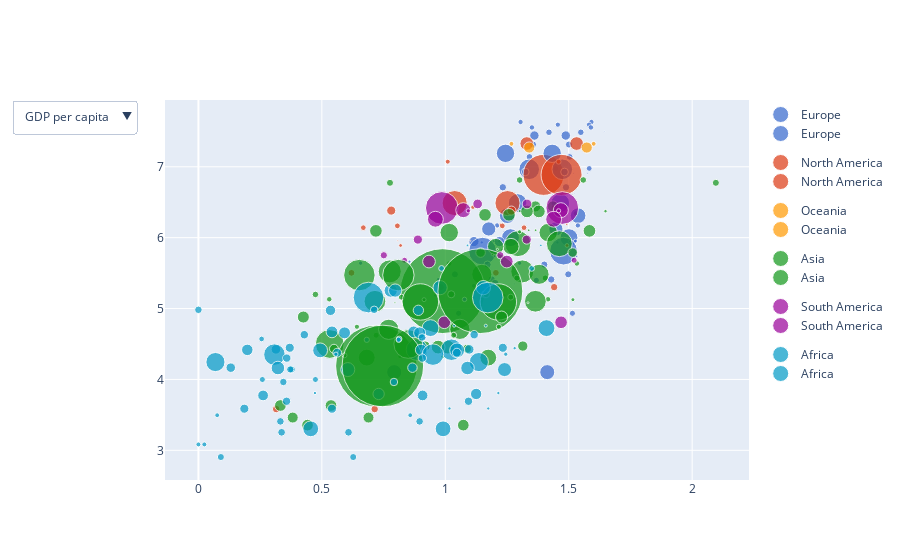

Notebook code cell kept with this figure:
### Markdown cell above
https://stackoverflow.com/questions/69242033/build-a-plotly-scatterplot-with-two-drop-down-buttons-one-for-x-and-one-for-y-ax

### Code cell
import pandas as pd
import plotly.express as px
import plotly.graph_objects as go

df = pd.read_csv("https://media.githubusercontent.com/media/ajgallard/happiness_report/main/data/2018_eng.csv")

cols = df.columns[3:5].values.tolist() # "GDP per Capita" & "Social Support"

fig = go.Figure()
for col in cols:
    figpx = px.scatter(df,
                       x=col,
                       y="Score",
                       size="Population",
                       color="Continent",
                       hover_name="Country/Region",
                       size_max=60,
                       color_discrete_sequence=px.colors.qualitative.G10).update_traces(visible=False)
    
    fig.add_traces(figpx.data)

fig.update_layout(
    updatemenus=[
        {
            "buttons": 
            [
                {
                    "label": f"{k}",
                    "method": "update",
                    "args": 
                    [
                        {"visible": [k for k in cols]},
                    ],
                }
                for k in cols
            ]
        }
    ]
).update_traces(visible=True, selector=0)

fig.show()

### Figure 1 — Plotly figure (JSON) as saved in the notebook; plotly's stock layout.template omitted (floating-point values rounded to 4 significant figures)
{"data": [{"hovertemplate": "<b>%{hovertext}</b><br><br>Continent=Europe<br>GDP per capita=%{x}<br>Score=%{y}<br>Population=%{marker.size}<extra></extra>", "hovertext": ["Finland", "Norway", "Denmark", "Iceland", "Switzerland", "Netherlands", "Sweden", "United Kingdom", "Austria", "Ireland", "Germany", "Belgium", "Luxembourg", "Czech Republic", "Malta", "France", "Spain", "Slovakia", "Poland", "Italy", "Lithuania", "Slovenia", "Romania", "Latvia", "Russia", "Estonia", "Kosovo", "Moldova", "Hungary", "Belarus", "Portugal", "Serbia", "Greece", "Montenegro", "Croatia", "Macedonia", "Bosnia and Herzegovina", "Bulgaria", "Albania", "Ukraine"], "legendgroup": "Europe", "marker": {"color": "#3366CC", "size": [5470437, 5156450, 5655750, 328170, 8183800, 16881000, 9737521, 64105654, 8527230, 6378000, 80783000, 11225469, 549700, 10521600, 416055, 66078000, 46507760, 5415949, 38496000, 60769102, 2927310, 2064966, 19942642, 1991800, 146233000, 1315819, 1795666, 3557600, 9879000, 9475100, 10477800, 7186862, 10992589, 627809, 4267558, 2085051, 3791622, 7245677, 2895947, 42973696], "sizemode": "area", "sizeref": 379800.0, "symbol": "circle"}, "mode": "markers", "name": "Europe", "orientation": "v", "showlegend": true, "type": "scatter", "visible": true, "x": [1.305, 1.456, 1.351, 1.343, 1.42, 1.361, 1.355, 1.244, 1.341, 1.448, 1.34, 1.324, 1.576, 1.233, 1.27, 1.293, 1.251, 1.21, 1.176, 1.264, 1.197, 1.219, 1.116, 1.148, 1.151, 1.2, 0.855, 0.657, 1.171, 1.039, 1.188, 0.975, 1.154, 1.017, 1.115, 0.959, 0.915, 1.054, 0.916, 0.793], "xaxis": "x", "y": [7.632, 7.594, 7.555, 7.495, 7.487, 7.441, 7.314, 7.19, 7.139, 6.977, 6.965, 6.927, 6.91, 6.711, 6.627, 6.489, 6.31, 6.173, 6.123, 6, 5.952, 5.948, 5.945, 5.933, 5.81, 5.739, 5.662, 5.64, 5.62, 5.483, 5.41, 5.398, 5.358, 5.347, 5.321, 5.185, 5.129, 4.933, 4.586, 4.103], "yaxis": "y"}, {"hovertemplate": "<b>%{hovertext}</b><br><br>Continent=North America<br>GDP per capita=%{x}<br>Score=%{y}<br>Population=%{marker.size}<extra></extra>", "hovertext": ["Canada", "Costa Rica", "United States", "Mexico", "Panama", "Guatemala", "Trinidad and Tobago", "El Salvador", "Nicaragua", "Belize", "Jamaica", "Honduras", "Dominican Republic", "Haiti"], "legendgroup": "North America", "marker": {"color": "#DC3912", "size": [35540419, 4713168, 319259000, 119713203, 3713312, 15806675, 1328019, 6401240, 6134270, 349728, 2717991, 8725111, 10378267, 10745665], "sizemode": "area", "sizeref": 379800.0, "symbol": "circle"}, "mode": "markers", "name": "North America", "orientation": "v", "showlegend": true, "type": "scatter", "visible": true, "x": [1.33, 1.01, 1.398, 1.038, 1.112, 0.781, 1.223, 0.806, 0.668, 0.807, 0.819, 0.62, 0.982, 0.315], "xaxis": "x", "y": [7.328, 7.072, 6.886, 6.488, 6.43, 6.382, 6.192, 6.167, 6.141, 5.956, 5.89, 5.504, 5.302, 3.582], "yaxis": "y"}, {"hovertemplate": "<b>%{hovertext}</b><br><br>Continent=Oceania<br>GDP per capita=%{x}<br>Score=%{y}<br>Population=%{marker.size}<extra></extra>", "hovertext": ["New Zealand", "Australia"], "legendgroup": "Oceania", "marker": {"color": "#FF9900", "size": [4547900, 23696900], "sizemode": "area", "sizeref": 379800.0, "symbol": "circle"}, "mode": "markers", "name": "Oceania", "orientation": "v", "showlegend": true, "type": "scatter", "visible": true, "x": [1.268, 1.34], "xaxis": "x", "y": [7.324, 7.272], "yaxis": "y"}, {"hovertemplate": "<b>%{hovertext}</b><br><br>Continent=Asia<br>GDP per capita=%{x}<br>Score=%{y}<br>Population=%{marker.size}<extra></extra>", "hovertext": ["Israel", "United Arab Emirates", "Taiwan", "Qatar", "Saudi Arabia", "Singapore", "Malaysia", "Bahrain", "Uzbekistan", "Kuwait", "Thailand", "Japan", "South Korea", "Cyprus", "Kazakhstan", "Cyprus", "Turkmenistan", "Philippines", "Turkey", "Pakistan", "Hong Kong", "Lebanon", "China", "Azerbaijan", "Tajikistan", "Jordan", "Kyrgyz Republic", "Mongolia", "Vietnam", "Indonesia", "Bhutan", "Nepal", "Palestine", "Iran", "Laos", "Bangladesh", "Sri Lanka", "Iraq", "Cambodia", "Georgia", "Armenia", "Myanmar", "India", "Afghanistan", "Syria", "Yemen"], "legendgroup": "Asia", "marker": {"color": "#109618", "size": [8268400, 9446000, 23424615, 2269672, 30770375, 5469700, 30430500, 1316500, 30492800, 3268431, 64871000, 127080000, 50423955, 858000, 17377800, 858000, 5838064, 100697400, 76667864, 188410000, 7234800, 4104000, 1367110000, 9552500, 8161000, 6666960, 5776570, 2987733, 89708900, 252164800, 755030, 27646053, 5091819, 77966400, 6693300, 157486000, 20277597, 36004552, 15184116, 4490500, 3009800, 53708318, 1263930000, 26023100, 22964324, 25956000], "sizemode": "area", "sizeref": 379800.0, "symbol": "circle"}, "mode": "markers", "name": "Asia", "orientation": "v", "showlegend": true, "type": "scatter", "visible": true, "x": [1.301, 2.096, 1.365, 1.649, 1.379, 1.529, 1.161, 1.338, 0.719, 1.474, 1.016, 1.294, 1.266, 1.229, 1.143, 1.229, 1.016, 0.775, 1.148, 0.652, 1.405, 0.965, 0.989, 1.024, 0.474, 0.822, 0.53, 0.914, 0.715, 0.899, 0.796, 0.425, 0.642, 1.059, 0.72, 0.532, 0.918, 1.01, 0.549, 0.853, 0.816, 0.682, 0.721, 0.332, 0.689, 0.442], "xaxis": "x", "y": [6.814, 6.774, 6.441, 6.374, 6.371, 6.343, 6.322, 6.105, 6.096, 6.083, 6.072, 5.915, 5.875, 5.835, 5.79, 5.762, 5.636, 5.524, 5.483, 5.472, 5.43, 5.358, 5.246, 5.201, 5.199, 5.161, 5.131, 5.125, 5.103, 5.093, 5.082, 4.88, 4.743, 4.707, 4.623, 4.5, 4.471, 4.456, 4.433, 4.34, 4.321, 4.308, 4.19, 3.632, 3.462, 3.355], "yaxis": "y"}, {"hovertemplate": "<b>%{hovertext}</b><br><br>Continent=South America<br>GDP per capita=%{x}<br>Score=%{y}<br>Population=%{marker.size}<extra></extra>", "hovertext": ["Chile", "Brazil", "Argentina", "Uruguay", "Colombia", "Ecuador", "Bolivia", "Paraguay", "Peru", "Venezuela"], "legendgroup": "South America", "marker": {"color": "#990099", "size": [17819054, 203586000, 42669500, 3404189, 47907800, 15888900, 10027254, 6893727, 30814175, 30206307], "sizemode": "area", "sizeref": 379800.0, "symbol": "circle"}, "mode": "markers", "name": "South America", "orientation": "v", "showlegend": true, "type": "scatter", "visible": true, "x": [1.131, 0.986, 1.073, 1.093, 0.96, 0.889, 0.751, 0.835, 0.934, 0.996], "xaxis": "x", "y": [6.476, 6.419, 6.388, 6.379, 6.26, 5.973, 5.752, 5.681, 5.663, 4.806], "yaxis": "y"}, {"hovertemplate": "<b>%{hovertext}</b><br><br>Continent=Africa<br>GDP per capita=%{x}<br>Score=%{y}<br>Population=%{marker.size}<extra></extra>", "hovertext": ["Mauritius", "Libya", "Algeria", "Morocco", "Nigeria", "Somalia", "Cameroon", "Gabon", "South Africa", "Cote d'Ivoire", "Ghana", "Senegal", "Tunisia", "Sierra Leone", "Congo Republic", "Mali", "Namibia", "Burkina Faso", "Egypt", "Mozambique", "Kenya", "Zambia", "Mauritania", "Ethiopia", "Chad", "DR Congo", "Niger", "Uganda", "Benin", "Sudan", "Togo", "Guinea", "Lesotho", "Angola", "Madagascar", "Zimbabwe", "Botswana", "Malawi", "Liberia", "Rwanda", "Tanzania", "South Sudan", "Central African Republic", "Burundi"], "legendgroup": "Africa", "marker": {"color": "#0099C6", "size": [1261208, 6253000, 38700000, 33465000, 178517000, 10806000, 20386799, 1711000, 54002000, 26378275, 27043093, 13508715, 10982754, 6205000, 5244362, 15768000, 2113077, 17322796, 87668100, 25041922, 41800000, 15023315, 3545620, 87952991, 13211000, 69360000, 17138707, 34856813, 9988068, 37289406, 6993000, 10628972, 2098000, 24383301, 21842167, 13061239, 2024904, 15805239, 4397000, 10996891, 47421786, 11384393, 4709000, 9530434], "sizemode": "area", "sizeref": 379800.0, "symbol": "circle"}, "mode": "markers", "name": "Africa", "orientation": "v", "showlegend": true, "type": "scatter", "visible": true, "x": [1.09, 0.985, 0.979, 0.779, 0.689, 0, 0.535, 1.036, 0.94, 0.541, 0.592, 0.429, 0.9, 0.256, 0.682, 0.37, 0.874, 0.314, 0.885, 0.198, 0.493, 0.562, 0.557, 0.308, 0.358, 0.069, 0.131, 0.322, 0.378, 0.605, 0.259, 0.344, 0.472, 0.73, 0.262, 0.357, 1.017, 0.186, 0.076, 0.332, 0.455, 0.337, 0.024, 0.091], "xaxis": "x", "y": [5.891, 5.566, 5.295, 5.254, 5.155, 4.982, 4.975, 4.758, 4.724, 4.671, 4.657, 4.631, 4.592, 4.571, 4.559, 4.447, 4.441, 4.424, 4.419, 4.417, 4.41, 4.377, 4.356, 4.35, 4.301, 4.245, 4.166, 4.161, 4.141, 4.139, 3.999, 3.964, 3.808, 3.795, 3.774, 3.692, 3.59, 3.587, 3.495, 3.408, 3.303, 3.254, 3.083, 2.905], "yaxis": "y"}, {"hovertemplate": "<b>%{hovertext}</b><br><br>Continent=Europe<br>Social support=%{x}<br>Score=%{y}<br>Population=%{marker.size}<extra></extra>", "hovertext": ["Finland", "Norway", "Denmark", "Iceland", "Switzerland", "Netherlands", "Sweden", "United Kingdom", "Austria", "Ireland", "Germany", "Belgium", "Luxembourg", "Czech Republic", "Malta", "France", "Spain", "Slovakia", "Poland", "Italy", "Lithuania", "Slovenia", "Romania", "Latvia", "Russia", "Estonia", "Kosovo", "Moldova", "Hungary", "Belarus", "Portugal", "Serbia", "Greece", "Montenegro", "Croatia", "Macedonia", "Bosnia and Herzegovina", "Bulgaria", "Albania", "Ukraine"], "legendgroup": "Europe", "marker": {"color": "#3366CC", "size": [5470437, 5156450, 5655750, 328170, 8183800, 16881000, 9737521, 64105654, 8527230, 6378000, 80783000, 11225469, 549700, 10521600, 416055, 66078000, 46507760, 5415949, 38496000, 60769102, 2927310, 2064966, 19942642, 1991800, 146233000, 1315819, 1795666, 3557600, 9879000, 9475100, 10477800, 7186862, 10992589, 627809, 4267558, 2085051, 3791622, 7245677, 2895947, 42973696], "sizemode": "area", "sizeref": 379800.0, "symbol": "circle"}, "mode": "markers", "name": "Europe", "orientation": "v", "showlegend": true, "type": "scatter", "visible": true, "x": [1.592, 1.582, 1.59, 1.644, 1.549, 1.488, 1.501, 1.433, 1.504, 1.583, 1.474, 1.483, 1.52, 1.489, 1.525, 1.466, 1.538, 1.537, 1.448, 1.501, 1.527, 1.506, 1.219, 1.454, 1.479, 1.532, 1.23, 1.301, 1.401, 1.498, 1.429, 1.369, 1.202, 1.279, 1.161, 1.239, 1.078, 1.515, 0.817, 1.413], "xaxis": "x", "y": [7.632, 7.594, 7.555, 7.495, 7.487, 7.441, 7.314, 7.19, 7.139, 6.977, 6.965, 6.927, 6.91, 6.711, 6.627, 6.489, 6.31, 6.173, 6.123, 6, 5.952, 5.948, 5.945, 5.933, 5.81, 5.739, 5.662, 5.64, 5.62, 5.483, 5.41, 5.398, 5.358, 5.347, 5.321, 5.185, 5.129, 4.933, 4.586, 4.103], "yaxis": "y"}, {"hovertemplate": "<b>%{hovertext}</b><br><br>Continent=North America<br>Social support=%{x}<br>Score=%{y}<br>Population=%{marker.size}<extra></extra>", "hovertext": ["Canada", "Costa Rica", "United States", "Mexico", "Panama", "Guatemala", "Trinidad and Tobago", "El Salvador", "Nicaragua", "Belize", "Jamaica", "Honduras", "Dominican Republic", "Haiti"], "legendgroup": "North America", "marker": {"color": "#DC3912", "size": [35540419, 4713168, 319259000, 119713203, 3713312, 15806675, 1328019, 6401240, 6134270, 349728, 2717991, 8725111, 10378267, 10745665], "sizemode": "area", "sizeref": 379800.0, "symbol": "circle"}, "mode": "markers", "name": "North America", "orientation": "v", "showlegend": true, "type": "scatter", "visible": true, "x": [1.532, 1.459, 1.471, 1.252, 1.438, 1.268, 1.492, 1.231, 1.319, 1.101, 1.493, 1.205, 1.441, 0.714], "xaxis": "x", "y": [7.328, 7.072, 6.886, 6.488, 6.43, 6.382, 6.192, 6.167, 6.141, 5.956, 5.89, 5.504, 5.302, 3.582], "yaxis": "y"}, {"hovertemplate": "<b>%{hovertext}</b><br><br>Continent=Oceania<br>Social support=%{x}<br>Score=%{y}<br>Population=%{marker.size}<extra></extra>", "hovertext": ["New Zealand", "Australia"], "legendgroup": "Oceania", "marker": {"color": "#FF9900", "size": [4547900, 23696900], "sizemode": "area", "sizeref": 379800.0, "symbol": "circle"}, "mode": "markers", "name": "Oceania", "orientation": "v", "showlegend": true, "type": "scatter", "visible": true, "x": [1.601, 1.573], "xaxis": "x", "y": [7.324, 7.272], "yaxis": "y"}, {"hovertemplate": "<b>%{hovertext}</b><br><br>Continent=Asia<br>Social support=%{x}<br>Score=%{y}<br>Population=%{marker.size}<extra></extra>", "hovertext": ["Israel", "United Arab Emirates", "Taiwan", "Qatar", "Saudi Arabia", "Singapore", "Malaysia", "Bahrain", "Uzbekistan", "Kuwait", "Thailand", "Japan", "South Korea", "Cyprus", "Kazakhstan", "Cyprus", "Turkmenistan", "Philippines", "Turkey", "Pakistan", "Hong Kong", "Lebanon", "China", "Azerbaijan", "Tajikistan", "Jordan", "Kyrgyz Republic", "Mongolia", "Vietnam", "Indonesia", "Bhutan", "Nepal", "Palestine", "Iran", "Laos", "Bangladesh", "Sri Lanka", "Iraq", "Cambodia", "Georgia", "Armenia", "Myanmar", "India", "Afghanistan", "Syria", "Yemen"], "legendgroup": "Asia", "marker": {"color": "#109618", "size": [8268400, 9446000, 23424615, 2269672, 30770375, 5469700, 30430500, 1316500, 30492800, 3268431, 64871000, 127080000, 50423955, 858000, 17377800, 858000, 5838064, 100697400, 76667864, 188410000, 7234800, 4104000, 1367110000, 9552500, 8161000, 6666960, 5776570, 2987733, 89708900, 252164800, 755030, 27646053, 5091819, 77966400, 6693300, 157486000, 20277597, 36004552, 15184116, 4490500, 3009800, 53708318, 1263930000, 26023100, 22964324, 25956000], "sizemode": "area", "sizeref": 379800.0, "symbol": "circle"}, "mode": "markers", "name": "Asia", "orientation": "v", "showlegend": true, "type": "scatter", "visible": true, "x": [1.559, 0.776, 1.436, 1.303, 1.331, 1.451, 1.258, 1.366, 1.584, 1.301, 1.417, 1.462, 1.204, 1.211, 1.516, 1.191, 1.533, 1.312, 1.38, 0.81, 1.29, 1.179, 1.142, 1.161, 1.166, 1.265, 1.416, 1.517, 1.365, 1.215, 1.335, 1.228, 1.217, 0.771, 1.034, 0.85, 1.314, 0.971, 1.088, 0.592, 0.99, 1.174, 0.747, 0.537, 0.382, 1.073], "xaxis": "x", "y": [6.814, 6.774, 6.441, 6.374, 6.371, 6.343, 6.322, 6.105, 6.096, 6.083, 6.072, 5.915, 5.875, 5.835, 5.79, 5.762, 5.636, 5.524, 5.483, 5.472, 5.43, 5.358, 5.246, 5.201, 5.199, 5.161, 5.131, 5.125, 5.103, 5.093, 5.082, 4.88, 4.743, 4.707, 4.623, 4.5, 4.471, 4.456, 4.433, 4.34, 4.321, 4.308, 4.19, 3.632, 3.462, 3.355], "yaxis": "y"}, {"hovertemplate": "<b>%{hovertext}</b><br><br>Continent=South America<br>Social support=%{x}<br>Score=%{y}<br>Population=%{marker.size}<extra></extra>", "hovertext": ["Chile", "Brazil", "Argentina", "Uruguay", "Colombia", "Ecuador", "Bolivia", "Paraguay", "Peru", "Venezuela"], "legendgroup": "South America", "marker": {"color": "#990099", "size": [17819054, 203586000, 42669500, 3404189, 47907800, 15888900, 10027254, 6893727, 30814175, 30206307], "sizemode": "area", "sizeref": 379800.0, "symbol": "circle"}, "mode": "markers", "name": "South America", "orientation": "v", "showlegend": true, "type": "scatter", "visible": true, "x": [1.331, 1.474, 1.468, 1.459, 1.439, 1.33, 1.223, 1.522, 1.249, 1.469], "xaxis": "x", "y": [6.476, 6.419, 6.388, 6.379, 6.26, 5.973, 5.752, 5.681, 5.663, 4.806], "yaxis": "y"}, {"hovertemplate": "<b>%{hovertext}</b><br><br>Continent=Africa<br>Social support=%{x}<br>Score=%{y}<br>Population=%{marker.size}<extra></extra>", "hovertext": ["Mauritius", "Libya", "Algeria", "Morocco", "Nigeria", "Somalia", "Cameroon", "Gabon", "South Africa", "Cote d'Ivoire", "Ghana", "Senegal", "Tunisia", "Sierra Leone", "Congo Republic", "Mali", "Namibia", "Burkina Faso", "Egypt", "Mozambique", "Kenya", "Zambia", "Mauritania", "Ethiopia", "Chad", "DR Congo", "Niger", "Uganda", "Benin", "Sudan", "Togo", "Guinea", "Lesotho", "Angola", "Madagascar", "Zimbabwe", "Botswana", "Malawi", "Liberia", "Rwanda", "Tanzania", "South Sudan", "Central African Republic", "Burundi"], "legendgroup": "Africa", "marker": {"color": "#0099C6", "size": [1261208, 6253000, 38700000, 33465000, 178517000, 10806000, 20386799, 1711000, 54002000, 26378275, 27043093, 13508715, 10982754, 6205000, 5244362, 15768000, 2113077, 17322796, 87668100, 25041922, 41800000, 15023315, 3545620, 87952991, 13211000, 69360000, 17138707, 34856813, 9988068, 37289406, 6993000, 10628972, 2098000, 24383301, 21842167, 13061239, 2024904, 15805239, 4397000, 10996891, 47421786, 11384393, 4709000, 9530434], "sizemode": "area", "sizeref": 379800.0, "symbol": "circle"}, "mode": "markers", "name": "Africa", "orientation": "v", "showlegend": true, "type": "scatter", "visible": true, "x": [1.387, 1.35, 1.154, 0.797, 1.172, 0.712, 0.891, 1.164, 1.41, 0.872, 0.896, 1.117, 0.906, 0.813, 0.811, 1.233, 1.281, 1.097, 1.025, 0.902, 1.048, 1.047, 1.245, 0.95, 0.907, 1.136, 0.867, 1.09, 0.372, 1.24, 0.474, 0.792, 1.215, 1.125, 0.908, 1.094, 1.174, 0.541, 0.858, 0.896, 0.991, 0.608, 0, 0.627], "xaxis": "x", "y": [5.891, 5.566, 5.295, 5.254, 5.155, 4.982, 4.975, 4.758, 4.724, 4.671, 4.657, 4.631, 4.592, 4.571, 4.559, 4.447, 4.441, 4.424, 4.419, 4.417, 4.41, 4.377, 4.356, 4.35, 4.301, 4.245, 4.166, 4.161, 4.141, 4.139, 3.999, 3.964, 3.808, 3.795, 3.774, 3.692, 3.59, 3.587, 3.495, 3.408, 3.303, 3.254, 3.083, 2.905], "yaxis": "y"}], "layout": {"updatemenus": [{"buttons": [{"args": [{"visible": ["GDP per capita", "Social support"]}], "label": "GDP per capita", "method": "update"}, {"args": [{"visible": ["GDP per capita", "Social support"]}], "label": "Social support", "method": "update"}]}]}}
